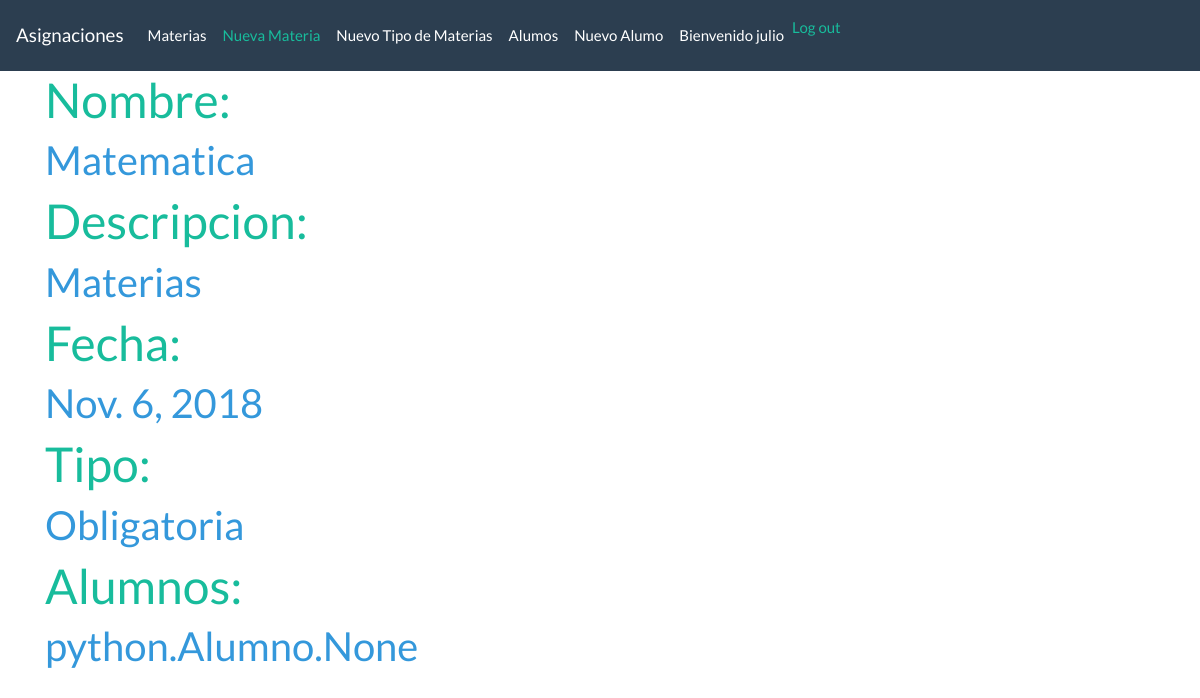
Screenshot of /materia/4/ (signed in) with the database file from the repository.
### python/models.py (models this page shows, shortened)
class Materia(models.Model):
    nombre = models.CharField(max_length=50)
    descripcion = models.CharField(max_length=100)
    fecha = models.DateField()
    tipo = models.ForeignKey(TipoMateria, on_delete=models.CASCADE,blank=True, null=True)
    alumnos   = models.ManyToManyField(Alumno, through='Inscripcion')

class TipoMateria(models.Model):
    nombre = models.CharField(max_length=50)
    descripcion = models.CharField(max_length=50)
    def __str__(self):
        return self.nombre

### python/views.py (the view)
# urls.py: url(r'^materia/(?P<pk>[0-9]+)/$', views.materia_detalle, name='materia_detalle'),
@login_required
def materia_detalle(request, pk):
    materia = get_object_or_404(Materia, pk=pk)
    return render(request, 'materias/materia_detalle.html', {'materia': materia})

### python/templates/materias/materia_detalle.html
{% extends 'materias/base.html' %}
{% block content %}
    <h1 class="text-success">Nombre:</h1>
    <h2 class="text-info">{{materia.nombre}}</h2>
    <h1 class="text-success">Descripcion:</h1>
    <h2 class="text-info">{{materia.descripcion}}</h2>
    <h1 class="text-success">Fecha:</h1>
    <h2 class="text-info">{{materia.fecha}}</h2>
    <h1 class="text-success">Tipo:</h1>
    <h2 class="text-info">{{materia.tipo}}</h2>
    <h1 class="text-success">Alumnos:</h1>
    <h2 class="text-info">{{materia.alumnos}}</h2>
{% endblock %}

### python/templates/materias/base.html (shortened to what this page needs)
{% load static %}
<html>
    <head>
        <link rel="stylesheet" href="{% static 'css/clases.css' %}">
    </head>
  <body>
    <nav class="navbar navbar-expand-lg navbar-dark bg-primary">
    <a class="navbar-brand" href="{% url 'lista_materias' %}"> Asignaciones </a>
      <div class="collapse navbar-collapse" id="navbarColor01">
        <ul class="navbar-nav mr-auto">
          <a class="nav-link" href="{% url 'lista_materias' %}" class="top-menu"><span class="glyphicon glyphicon-list">  Materias </span></a>
          {% if user.is_authenticated %}
          <li class="nav-item active">
          <a class="nav-link" href="{% url 'materia_nuevo' %}" class="top-menu"><span class="glyphicon glyphicon-list"> Nueva Materia </span></a>
          </li>
          <li class="nav-item">
          <a class="nav-link" href="{% url 'tipo_nuevo' %}" class="top-menu"><span class="glyphicon glyphicon-list">  Nuevo Tipo de Materias </span></a>
          </li>
          <li class="nav-item">
          <a class="nav-link" href="{% url 'lista_alumnos' %}" class="top-menu"><span class="glyphicon glyphicon-list"> Alumos </span></a>
          </li>
          <li class="nav-item">
          <a class="nav-link" href="{% url 'alumno_nuevo' %}" class="top-menu"><span class="glyphicon glyphicon-list"> Nuevo Alumo </span></a>
          </li>
          <a class="nav-link"> Bienvenido {{ user.username }} <a nav-link href="{% url 'logout' %}">Log out</a></a>
          {% else %}
          <a href="{% url 'login' %}" class="top-menu"><span class="glyphicon glyphicon-lock">Login</span></a>
          {% endif %}
        </ul>
      </div>
    </nav>
    <div class="content container">
    {% block content %}
    {% endblock %}
  </body>
</html>

### rows the page displays
Materia: nombre "Matematica", descripcion "Materias", fecha "Nov. 6, 2018", tipo "Obligatoria", alumnos "python.Alumno.None"

### other values shown
{{ user.username }} "julio"
